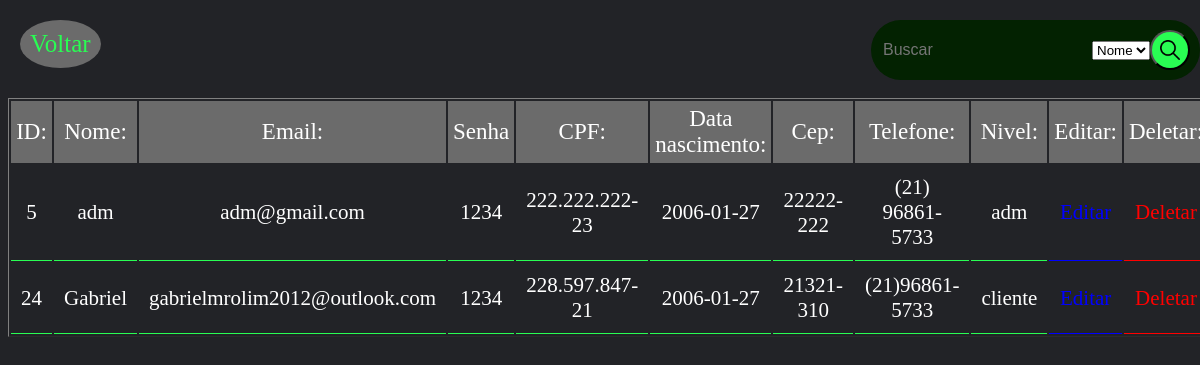
Screenshot of /php/select.php (signed in) with the database file from the repository.
### tables this page shows
CREATE TABLE `cadastro` (
  `id` int(11) NOT NULL,
  `nome` varchar(255) NOT NULL,
  `cpf` varchar(255) NOT NULL,
  `datenasc` varchar(255) NOT NULL,
  `email` varchar(255) NOT NULL,
  `senha` varchar(255) NOT NULL,
  `tel` varchar(255) NOT NULL,
  `cep` varchar(255) NOT NULL,
  `nivel` varchar(255) NOT NULL DEFAULT 'cliente'
);

### php/select.php (the view, shortened to what this page needs)
<?php
include "conexao.php";
?>
<!doctype html>
<html lang="en">
  <head>
  </head>
</head>
<body>
<a class="sair" href ="logout.php"> Voltar </a> <br><br><br>
<table width="100%" border="1" class="table table-bordered table-striped">
 <thead class="thead-dark">
  <tr>
  <td align="center" class="titul"  >ID:</td>
    <td align="center"  class="titul" >Nome:</td>
    <td align="center" class="titul" >Email:</td>
    <td align="center" class="titul" >Senha</td>
    <td align="center" class="titul"  >CPF:</td>
    <td align="center" class="titul"  >Data nascimento:</td>
    <td align="center" class="titul"  >Cep:</td>
    <td align="center" class="titul"  >Telefone:</td>
    <td align="center"  class="titul" >Nivel:</td>
     <td align="center"  class="titul" >Editar:</td>
    <td align="center" class="titul" >Deletar:</td>
  </tr>
<form action="select.php" method="GET">
                <div class="search-box">
                    <input name="busca" class="search-txt" placeholder="Buscar" type="text" value="<?php echo isset($_GET['busca']) ? htmlspecialchars($_GET['busca']) : ''; ?>">
                    <select name="tipo_busca" class="search-select">
                        <option value="nome" <?php if (isset($_GET['tipo_busca']) && $_GET['tipo_busca'] === 'nome') echo 'selected'; ?>>Nome</option>
                    </select>
                    <button type="submit" class="search-btn"> <img src="../img/loupe.png" height="20" width="20"></button>
                </div>
            </form>
            <br><br>
<?php
            $busca = '';
            $tipo_busca = '';
            if ($busca !== '') {
                if ($tipo_busca === 'nome') {
                    $result_usuarios = "SELECT * FROM cadastro WHERE nome LIKE '%$busca%'";
                } elseif ($tipo_busca === 'email') {
                    $result_usuarios = "SELECT * FROM cadastro WHERE email LIKE '%$busca%'";
                }
            } else {
                $result_usuarios = "SELECT * FROM cadastro ORDER BY nome ASC";
            }
            $resultado_usuarios = mysqli_query($conn, $result_usuarios);
            while ($linha = mysqli_fetch_assoc($resultado_usuarios)) {
            ?>
  <tr>
  <td align="center" class="titul2" ><?php echo $linha ['id']?></td>
    <td align="center" class="titul2" ><?php echo $linha ['nome']?></td>
    <td align="center" class="titul2" ><?php echo $linha ['email']?></td>
    <td align="center" class="titul2" ><?php echo $linha ['senha']?></td>
    <td align="center" class="titul2" ><?php echo $linha ['cpf']?></td>
    <td align="center"  class="titul2"><?php echo $linha ['datenasc']?></td>
    <td align="center" class="titul2" ><?php echo $linha ['cep']?></td>
    <td align="center" class="titul2" ><?php echo $linha ['tel']?></td>
    <td align="center" class="titul2" ><?php echo $linha ['nivel']?></td>
    <td align="center"  class="dif"><?php echo "<a class='edit' href ='editarusuario.php?&id=" .$linha["id"]."'>Editar</a>  "?></td>
    <td align="center"  class="dif2"><?php echo "<a class='delet' href ='deleta.php?&id=" .$linha["id"]."'>Deletar</a>  "?></td>
  </tr>
  <?php
  }
  ?>
</table>
</body>
</html>

### php/select.php (style rules this page uses)
body { background: #222327; }
tr,td { color: #29fd53; border: none; color: white; padding: 5px; }
tr { font-size: 21px; color: #29fd53; }
.sair { font-size: 25px; color: blue; text-decoration: none; color: #29fd53; background:#6b6b6b; padding: 10px; border-radius: 50%; top: 20px; left: 20px; position: absolute; }
.dif { border-bottom: 1px solid blue; padding: 10px; }
.dif2 { border-bottom: 1px solid red; padding: 10px; }
a { text-decoration: none; z-index: 99999; }
.edit { color: blue; }
.delet { color: red; }
.titul { font-size: 23px; background-color: #6b6b6b; }
.titul2 { border-bottom: 1px solid #29fd53; padding: 10px; }
.search-box { position: absolute; top: 20px; right: 0; height: 40px; background:rgb(3, 34, 1); padding: 10px; border-radius: 40px; display: flex; justify-content: space-between; align-items: center; }
.search-txt { border: none; background: none; outline: none; color: white; font-size: 16px; line-height: 40px; transition: .8s; }
.search-btn { background-color: #29fd53; border-radius: 50%; width: 40px; height: 40px; display: flex; justify-content: center; align-items: center; transition: .5s; }

### rows the page displays
cadastro: id "5", nome "adm", email "adm@gmail.com", senha "1234", cpf "222.222.222-23", datenasc "2006-01-27", cep "22222-222", tel "(21) 96861-5733", nivel "adm"
cadastro: id "24", nome "Gabriel", email "gabrielmrolim2012@outlook.com", senha "1234", cpf "228.597.847-21", datenasc "2006-01-27", cep "21321-310", tel "(21)96861-5733", nivel "cliente"
